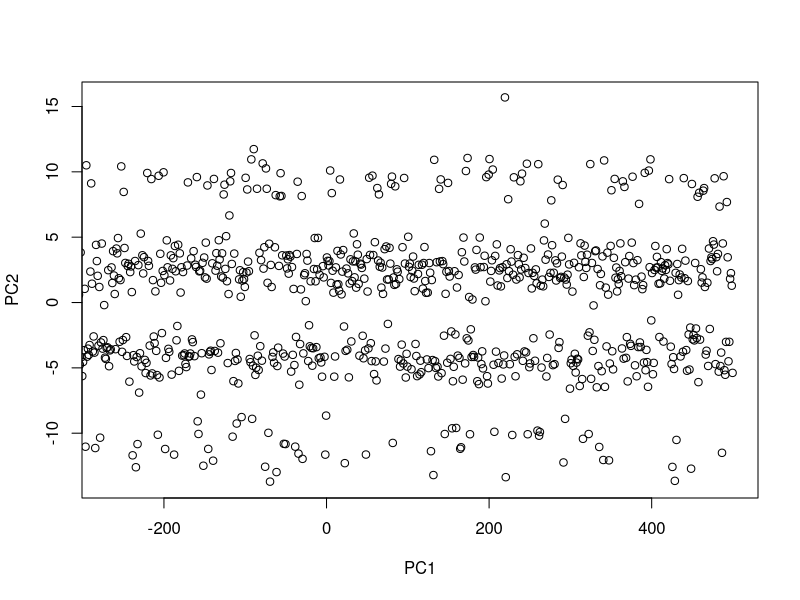

This figure's R source: (Note: this script raises an error after producing the figure.)
# Create a dataset with random values

# Import Dataset

getwd()
setwd("C:/Users/james/Desktop/POLI170 Policy memo/RA_hiring_algorithm")
df <- read.csv("RA_dataset.csv", fileEncoding="UTF-8-BOM")
rownames(df) <- df[,1]
head(df)

df$scoreMean <- rowMeans(df[,9:58])


#hypothesis 1: higher gpa = higher score in evaluation
t.test(df$GPA, df$scoreMean)




# convert catergorical values into factors
#df$race <- factor(unique(df$race))

df$race <- NULL
df$major <- NULL

RA_pca <- prcomp(df)
summary(RA_pca)

# Plot PC1 vs PC2
plot(RA_pca$x[,1], RA_pca$x[,2], xlab="PC1", ylab="PC2", xlim=c(-270,500))
text(RA_pca$x[,1], RA_pca$x[,2], colnames(x))
